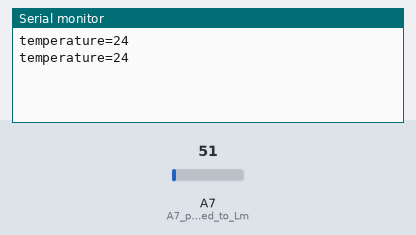
The sketch below on a simulated Arduino Nano, built with avr-gcc and run on an emulated ATmega328P. Shown: the last lines printed to the serial monitor. The test bench sets the inputs (shaded band); at power-on: A7 (A7_pin_is_connected_to_Lm) = 51.

Above: at 1.8 s.
1.9 s: A7 (A7_pin_is_connected_to_Lm) set to 61
At 2.8 s:
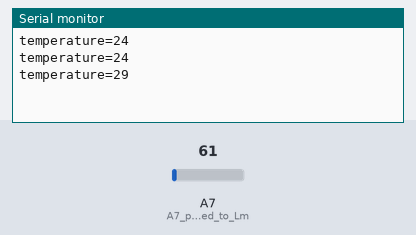
3.4 s: A7 (A7_pin_is_connected_to_Lm) set to 71
At 4.8 s:
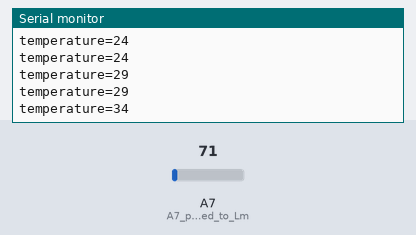
Timing chart, 0 to 6.4 s (numbered marks = the images above; inputs shaded):
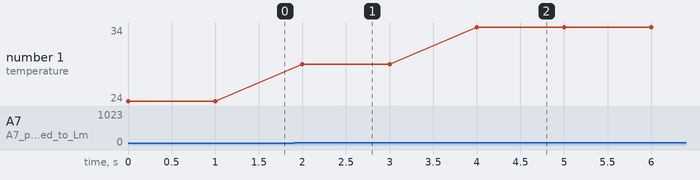

The sketch:

sense_the_room_temperature_through_LM35.ino
```cpp
/*Arduino IDE version: 1.8.3
Tested on: ARBD 1
Microcontroller: Atmega 328 p
written by: Anurag Aggarwal
Date: 06/01/2019*/

int temp_value;
float temperature ;
void setup()
{
  Serial.begin(9600);          //it start the serial monitor whose baud rate is 9600 bits/sec
  pinMode(A7, INPUT);          //A7 pin is connected to Lm35 temperature sensor
}

void loop() {

  temp_value = analogRead(A7);
  temp_value = (temp_value) * 0.48 ;    //convert mili volt into temperature in degree Celcius
  Serial.print("temperature=");
  Serial.println(temp_value);           //print the temperature value on serial monitor
  delay(1000);                          //wait for 1 sec

}
```

Measured:
- after the input at 1.9 s, the serial monitor: prints a new line after 0.10 s (image 1)
- after the input at 3.4 s, the serial monitor: prints a new line after 0.60 s (image 2)
- plotted number 1: 24 → 29 after the input at 1.9 s, 29 → 34 after the input at 3.4 s
